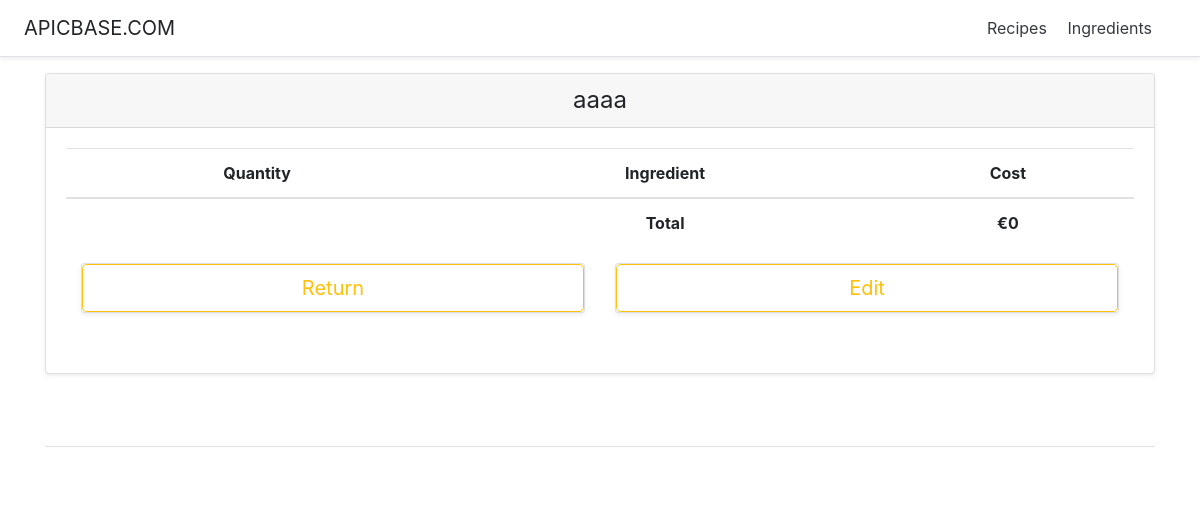
/recipeManager/6/, run on an earlier commit of the app's database.
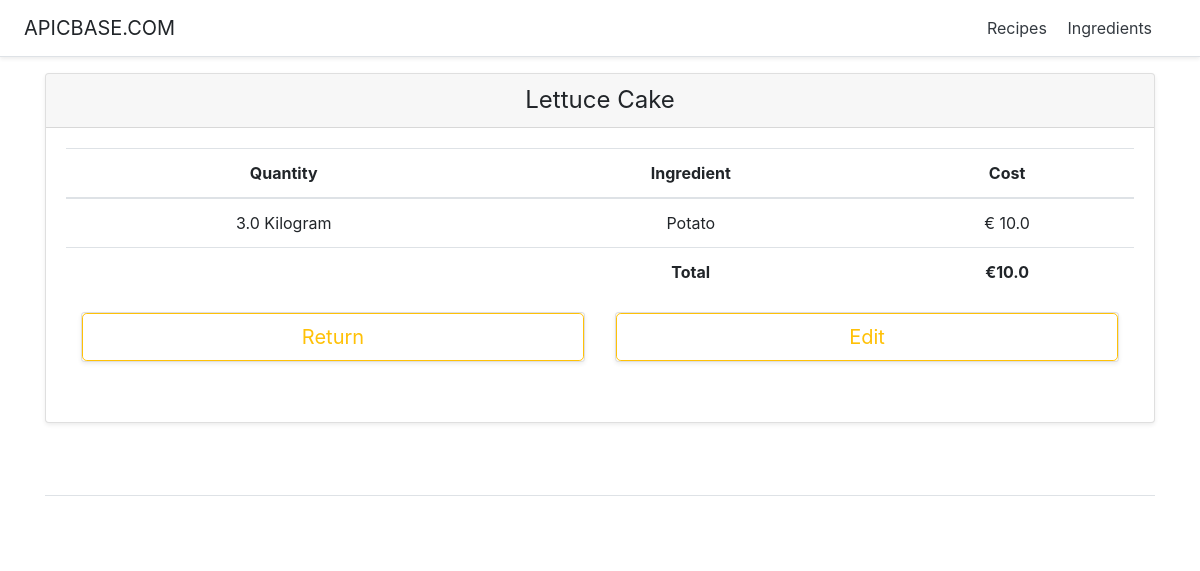
And on a later commit of the database.
### recipeManager/models.py (models this page shows, shortened)
class Recipe(models.Model):
    id = models.AutoField(primary_key=True)
    name = models.CharField(max_length=200)
    description = models.CharField(max_length=200)
    ingredients = models.ManyToManyField(Ingredient, through='Recipe_Ingredients')

class Ingredient(models.Model):
    id = models.AutoField(primary_key=True)
    name = models.CharField(max_length=200)
    cost = models.FloatField()
    amount = models.FloatField()
    GRAMS='g.'
    KILOGRAMS='Kg.'
    CENTILITERS='cl.'
    LITERS='l.'
    UNIT_CHOICES = (
        (GRAMS, 'Gram'),
        (KILOGRAMS, 'Kilogram'),
        (CENTILITERS, 'Centiliter'),
        (LITERS, 'Liter')
    )
    unit = models.CharField(
        max_length=2,
        choices=UNIT_CHOICES,
        default=GRAMS,
    )

class Recipe_Ingredients(models.Model):
    recipe = models.ForeignKey(Recipe, on_delete=models.CASCADE)
    ingredient = models.ForeignKey(Ingredient, on_delete=models.CASCADE)
    quantity = models.FloatField()

### recipeManager/views.py (the view)
# urls.py: path('<int:recipe_id>/', views.RecipeDetailView, name='recipeDetail'),
def RecipeDetailView(request, recipe_id):
    recipe = get_object_or_404(Recipe, pk=recipe_id)
    ingredientsCosts, totalCost = calculateCosts(recipe)
    context = {
        'recipe' : recipe,
        'ingredientsCosts' : ingredientsCosts,
        'totalCost' : totalCost}
    return render(request, "recipeManager/recipeDetail.html", context)

### recipeManager/views.py (called while the page is built)
def calculateCosts(recipe):
    ingredients = Ingredient.objects.filter(recipe__id=recipe.id)
    totalCost = 0
    ingredientsCosts = []
    for ingredient in ingredients:
        quant = Recipe_Ingredients.objects.get(recipe__id = recipe.id, ingredient__id = ingredient.id).quantity
        costPerQuantity = round((ingredient.cost / ingredient.amount) * quant, 2)
        totalCost += costPerQuantity
        ingredientsCosts.append((ingredient, quant, costPerQuantity))
    return ingredientsCosts, round(totalCost, 2)

### recipeManager/templates/recipeManager/recipeDetail.html (shortened to what this page needs)
<!DOCTYPE html>
<html lang="en">
   <head>
      {% load static %}
      <link href="{%static 'recipeManager/pricing.css'%}" rel="stylesheet">
      {% load static %}
      <link href="{%static 'recipeManager/bootstrap.min.css'%}" rel="stylesheet">
   </head>
   <body>
      <div class="d-flex flex-column flex-md-row align-items-center p-3 px-md-4 mb-3 bg-white border-bottom shadow-sm">
         <h5 class="my-0 mr-md-auto font-weight-normal">APICBASE.COM</h5>
         <nav class="my-2 my-md-0 mr-md-3">
            <a class="p-2 text-dark" href="{% url 'recipeManager:index' %}">Recipes</a>
            <a class="p-2 text-dark" href="{% url 'recipeManager:ingredients' %}">Ingredients</a>
         </nav>
      </div>
      <div class="container">
         <div class="card-deck mb-3 text-center">
            <div class="card mb-4 shadow-sm">
               <div class="card-header">
                  <h4 class="my-0 font-weight-normal">{{ recipe.name }}</h4>
               </div>
               <div class="card-body">
                  <table class="table table-hover">
                     <thead>
                        <tr>
                           <th scope="col">Quantity</th>
                           <th scope="col">Ingredient</th>
                           <th scope="col">Cost</th>
                        </tr>
                     </thead>
                     <tbody>
                        {% for ingredient, quantity, cost in ingredientsCosts %}
                        <tr>
                           <td>{{ quantity }} {{ ingredient.get_unit_display }}</td>
                           <td>{{ ingredient.name }}</td>
                           <td>€ {{ cost }}</td>
                        </tr>
                        {% endfor %}
                        <tr>
                           <td></td>
                           <td scope="row"><b>Total</b></td>
                           <td><b> €{{ totalCost }}</b></td>
                        </tr>
                     </tbody>
                  </table>
                  <div class="container">
                     <div class="card-deck mb-3 text-center">
                        <div id="returnButtonSection" class="card mb-4 shadow-sm">
                           <a href="{% url 'recipeManager:index' %}" style="text-decoration:none;">
                           <button type="button" class="btn btn-lg btn-block btn-outline-warning">Return</button>
                           </a>
                        </div>
                        <div id="editButtonSection" class="card mb-4 shadow-sm">
                          <a href="{% url 'recipeManager:editRecipe' recipe.id %}" style="text-decoration:none;">
                            <button id="editButton" type="button" class="btn btn-lg btn-block btn-outline-warning">Edit</button>
                          </a>
                        </div>
                     </div>
                  </div>
               </div>
            </div>
         </div>
         <footer class="pt-4 my-md-5 pt-md-5 border-top"></footer>
      </div>
   </body>
</html>

What changed in the data, as far as the page shows it:
changed Recipe: name "aaaa" → "Lettuce Cake"
now on this page (row unchanged): Ingredient: quantity "3.0", unit "Kilogram", name "Potato", cost "10.0"
Also different on the page:
{{ totalCost }}: "0" → "10.0"
